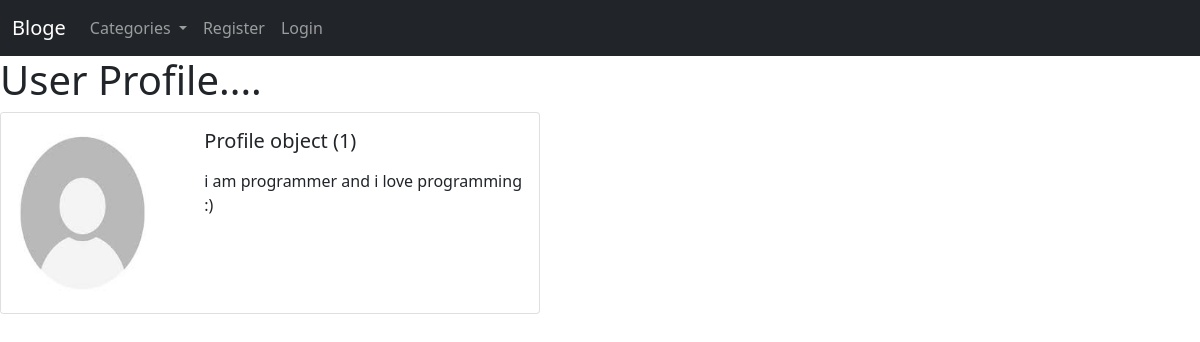
/members/1/profile/, run on the app's committed database.
### myblog/models.py (models this page shows)
class Profile(models.Model):
    user= models.OneToOneField(User, null=True, on_delete=models.CASCADE)
    bio= models.TextField()
    profile_pic = models.ImageField(null=True, blank=True, upload_to="images/profile/")
    website_url = models.CharField(max_length=255, null=True, blank=True)
    fb_url = models.CharField(max_length=255, null=True, blank=True)
    instgram_url = models.CharField(max_length=255, null=True, blank=True)
    twitter_url = models.CharField(max_length=255, null=True, blank=True)
    pintrest_url = models.CharField(max_length=255, null=True, blank=True)

### members/views.py (the view)
# urls.py: path('<int:pk>/profile/', ShowProfilePageView.as_view(), name='show_prfile_page'),
class ShowProfilePageView(DeleteView):
    model = Profile
    template_name = 'registration/user_profile.html'
    def get_context_data(self, *args, **kwargs):
        context = super(ShowProfilePageView,
                        self).get_context_data(*args, **kwargs)
        page_user = get_object_or_404(Profile, id=self.kwargs['pk'])
        context["page_user"] = page_user
        return context

### ablog/context_processors.py (called while the page is built)
def add_variable_to_context(request):
    return {
        "categories": Category.objects.order_by("id").all(),
    }

### myblog/models.py (called while the page is built)
    def __str__(self):
        return self.name

### members/templates/registration/user_profile.html (shortened to what this page needs)
{% extends 'base.html' %} {% load static  %}
 {% block content %}
<h1>User Profile....</h1>
<div class="card mb-3" style="max-width: 540px">
    <div class="row no-gutters">
      <div class="col-md-4">
        {% if page_user.profile_pic %}
        <img
          src="{{page_user.profile_pic.url}}"
          width="400"
          height="200"
          class="card-img"
          alt="..."
        />
        {% else %}
        <img
          src="{% static 'static/myblog/images/profile.jpeg' %}"
          width="400"
          height="200"
          class="card-img"
          alt="..."
        />
        {% endif %}
      </div>
      <div class="col-md-8">
        <div class="card-body">
          <h5 class="card-title">{{page_user}}</h5>
          <p class="card-text">{{page_user.bio}}</p>
        </div>
      </div>
    </div>
  </div>
{% endblock %}

### data on the page
Profile: id "Profile object (1)", bio "i am programmer and i love programming :)"
